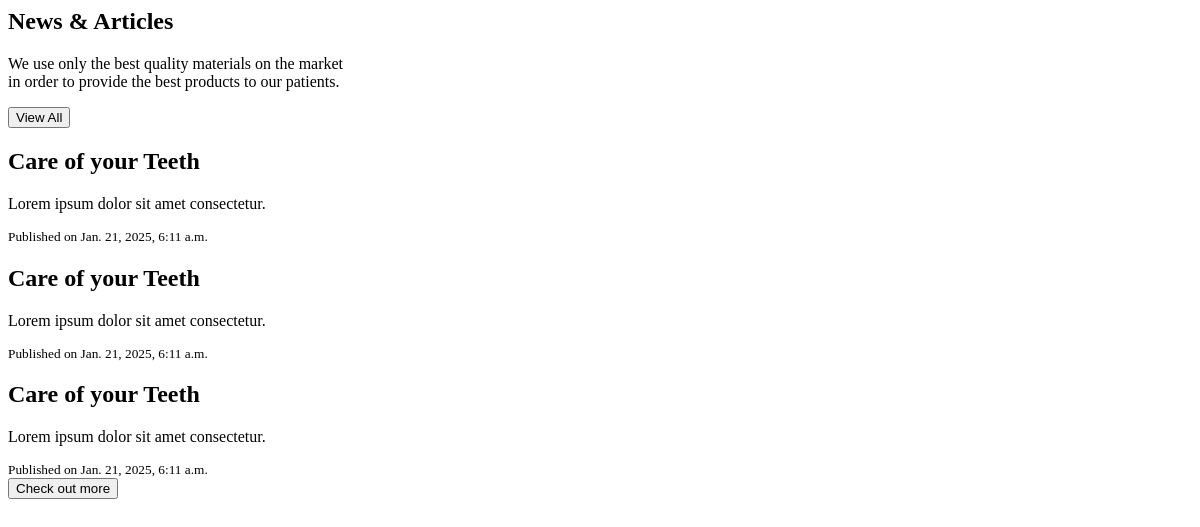
/articles/, run on an earlier commit of the app's database.
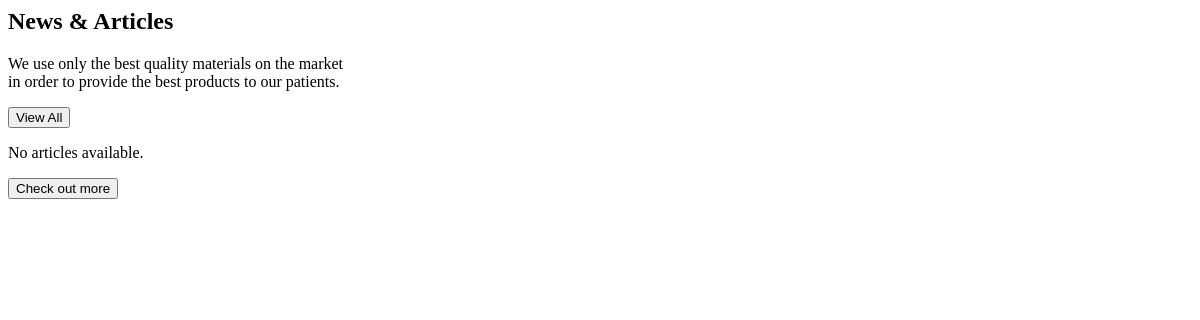
And on a later commit of the database.
### home/models.py (models this page shows, shortened)
class Article(models.Model):
    title = models.CharField(max_length=200)
    content = models.TextField()
    author = models.ForeignKey(User, on_delete=models.CASCADE)
    created_at = models.DateTimeField(auto_now_add=True)
    category = models.ForeignKey(Category, on_delete=models.CASCADE, blank=True, null=True)
    tags = models.ManyToManyField(Tag, blank=True)
    slug = models.SlugField(max_length=255, unique=True, blank=True, null=False)
    featured_image = models.ImageField(
        upload_to="featured_images/",
        default="featured_images/default_image.jpg",
        validators=[FileExtensionValidator(["png", "jpg", "jpeg", "gif"])],
    )
    class Meta:
        ordering = ["-id"]

### home/views.py (the view)
# urls.py: path("articles/", views.articles, name="articles"),
def articles(request):
    articles = Article.objects.all()[:10]
    return render(request, "partials/article_list.html", {"articles": articles})

### home/templates/partials/article_list.html
{% load static %}
<section
  class="lg:mx-16 mx-0 lg:my-12 sm:my-8 my-3 bg-primary rounded-xl py-14"
>
  <div class="container mx-auto sm:px-8 px-6 xl:gap-0 gap-8">
    <div class="flex justify-between">
      <div>
        <c-gHeadline>
          <h2
            class="font-bold sm:text-4xl text-3xl text-dark capitalize sm:leading-snug leading-10 mb-3"
          >
            News & <span class="text-secondary">Articles</span>
          </h2>
        </c-gHeadline>
        <p class="font-normal text-lg text-primaryGray mb-4">
          We use only the best quality materials on the market <br />
          in order to provide the best products to our patients.
        </p>
      </div>
      <div>
        <button
          class="bg-secondary text-dark font-semibold text-base px-4 py-3 rounded-lg"
        >
          View All
        </button>
      </div>
    </div>
    <div>
      {% for article in articles %}
      <div>
        <h2>{{ article.title }}</h2>
        <p>{{ article.content }}</p>
        <small>Published on {{ article.created_at }}</small>
      </div>
      {% empty %}
      <p>No articles available.</p>
      {% endfor %}
    </div>
    <div>
      <button
        class="bg-secondary text-dark font-semibold text-base px-4 py-3 rounded-lg"
      >
        Check out more
      </button>
    </div>
  </div>
</section>

What changed in the data, as far as the page shows it:
removed Article: title "Care of your Teeth", content "Lorem ipsum dolor sit amet consectetur.", created_at "Jan. 21, 2025, 6:11 a.m."
removed Article: title "Care of your Teeth", content "Lorem ipsum dolor sit amet consectetur.", created_at "Jan. 21, 2025, 6:11 a.m."
removed Article: title "Care of your Teeth", content "Lorem ipsum dolor sit amet consectetur.", created_at "Jan. 21, 2025, 6:11 a.m."
Also different on the page:
text now shown: "No articles available."
